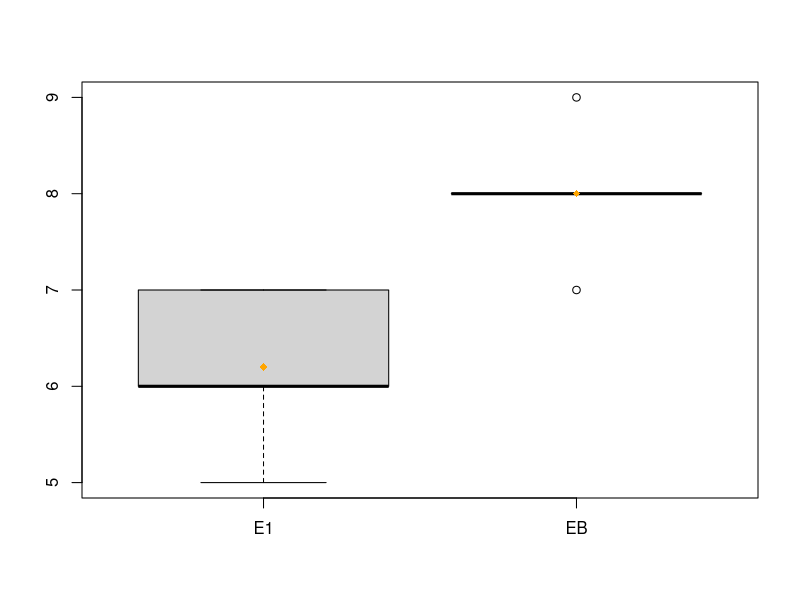
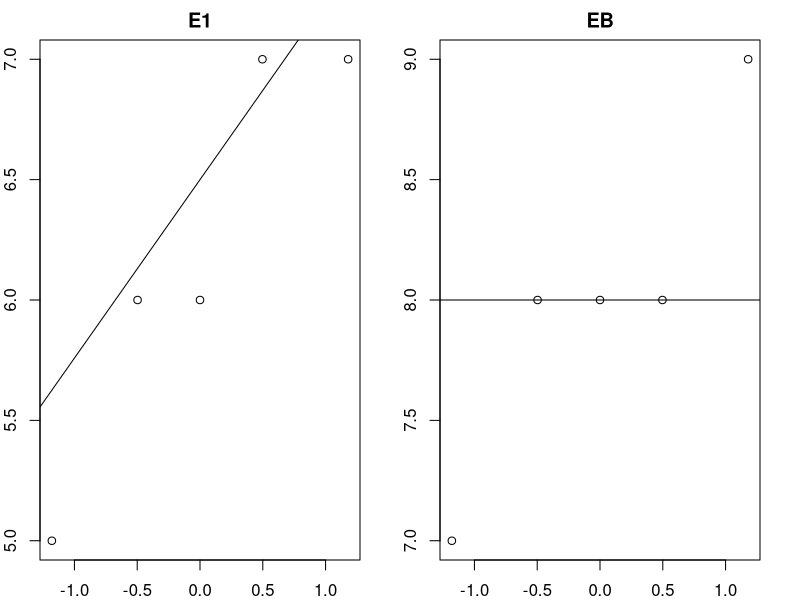

Write the R code that produced these figures, in order.
#Independientes

E1= c(7, 6, 5, 6, 7)
EB= c(8, 7, 8, 8, 9)

boxplot(E1,EB, names=c("E1", "EB"))
medias = c(mean(E1),mean(EB))
points(medias,pch=18,col="orange")


par(mar = c(2, 2, 2, 2))
par(mfrow = c(1, 2))
qqnorm(E1, xlab = "", ylab = "", main = "E1")
qqline(E1)
qqnorm(EB, xlab = "", ylab = "", main = "EB")
qqline(EB)

#PRUEBA T
t.test(E1,EB, paired = TRUE)